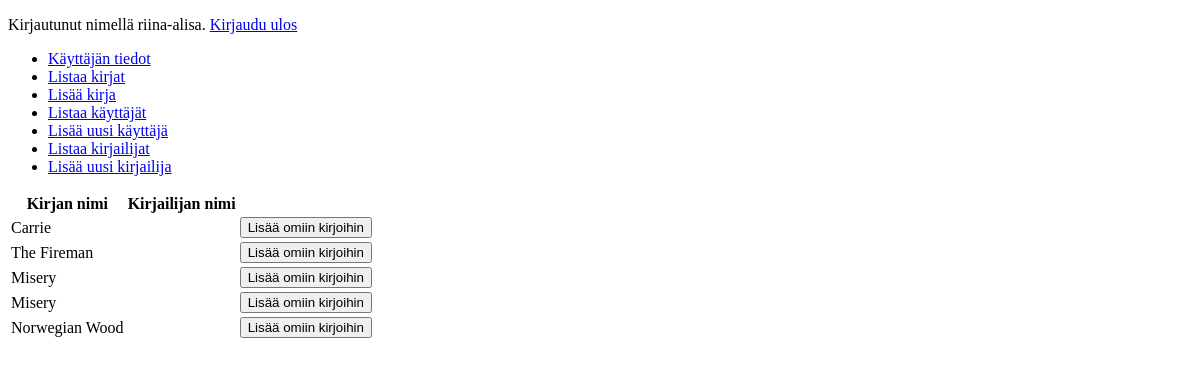
Before: /books/ (signed in) with the older database file.
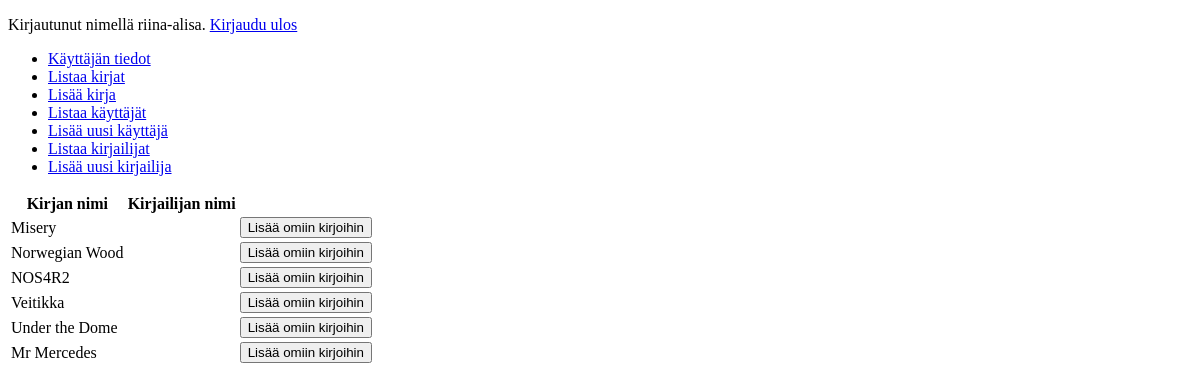
After: the same page with the newer database file.
### application/auth/models.py (models this page shows, shortened)
class User(Base):
    __tablename__ = "account"
    name = db.Column(db.String(30), nullable=False)
    username = db.Column(db.String(30), nullable=False)
    password = db.Column(db.String(30), nullable=False)
    mybooks = db.relationship("Book", secondary=users_books,
        backref=db.backref('mybooks', lazy='dynamic'))

### application/books/models.py (models this page shows, shortened)
class Book(Base):
    name = db.Column(db.String(144), nullable=False)

### application/books/views.py (the view)
@app.route("/books/", methods=["GET"])
def books_index():
    user = current_user
    books = Book.query.all()
    for book in books:
        print(book.id)
        print(book.name)
    return render_template("books/list.html", books=Book.query.all(), user=user)

### application/__init__.py (called while the page is built)
@login_manager.user_loader
def load_user(user_id):
    return User.query.get(user_id)

### application/templates/books/list.html (shortened to what this page needs)
{% extends "layout.html" %}
{% block body %}
  <table>
    <tr>
      <th>Kirjan nimi</th>
      <th>Kirjailijan nimi</th>
      <th></th>
    </tr>
    {% for book in books %}
    <tr>
      <td>{{ book.name }}</td>
      <td></td>
      <td>
        <form method="POST" action="{{ url_for('book_add_to_user', book_id=book.id) }}">
            <input type="submit" value="Lisää omiin kirjoihin"/>
        </form>
      </td>
    </tr>
    {% endfor %}
  </table>
{% endblock %}

### application/templates/layout.html (shortened to what this page needs)
<!DOCTYPE html>
<html>
  <head>
  </head>
  <body>
    {% if current_user.is_authenticated %}
    <p>
      Kirjautunut nimellä {{ current_user.name }}. <a href="{{ url_for('auth_logout') }}">Kirjaudu ulos</a>
    </p>
    {% else %}
    <a href="{{ url_for('auth_login') }}">Kirjaudu</a>
    {% endif %}
    <ul>
      <li><a href="{{ url_for('auth_info', username=current_user.username) }}">Käyttäjän tiedot</a></li>
      <li><a href="{{ url_for('books_index') }}">Listaa kirjat</a></li>
      <li><a href="{{ url_for('books_form') }}">Lisää kirja</a></li>
      <li><a href="{{ url_for('auth_index') }}">Listaa käyttäjät</a></li>
      <li><a href="{{ url_for('auth_form') }}">Lisää uusi käyttäjä</a></li>
      <li><a href="{{ url_for('authors_index') }}">Listaa kirjailijat</a></li>
      <li><a href="{{ url_for('authors_form') }}">Lisää uusi kirjailija</a></li>
    </ul>
    {% block body %}{% endblock %}
  </body>
</html>

Changed rows visible on the page:
removed Book: name "Carrie"
removed Book: name "The Fireman"
removed Book: name "Misery"
added Book: name "NOS4R2"
added Book: name "Veitikka"
added Book: name "Under the Dome"
added Book: name "Mr Mercedes"
